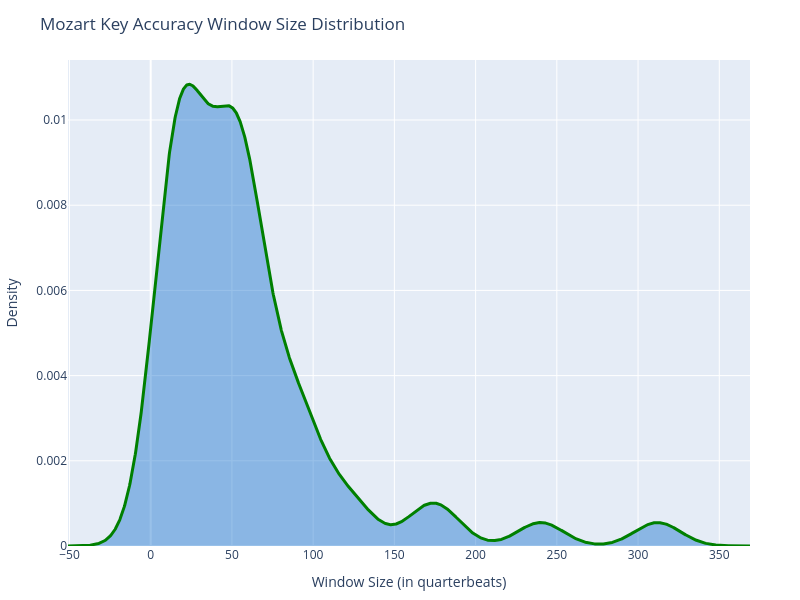

Notebook cell for this chart:
### Code cell
plot_kde_distribution(moz_wsn; title="Mozart Key Accuracy Window Size Distribution",
    xlabel="Window Size (in quarterbeats)",
    ylabel="Density",
    color="green",
    fill_alpha=0.4,
    line_width=3,
    size=(800,600)
    )

### Figure 1 — Plotly figure (JSON) as saved in the notebook; plotly's stock layout.template omitted (floating-point values rounded to 4 significant figures; data arrays with more than 128 entries replaced by an {"elided": "..."} marker saying what was removed)
{"data": [{"fill": "tozeroy", "fillcolor": "rgba(0,100,200,0.4)", "hovertemplate": "Value: %{x}<br>Density: %{y}<extra></extra>", "line": {"color": "green", "width": 3}, "mode": "lines", "name": "KDE", "type": "scatter", "x": {"elided": "2048 float values"}, "y": {"elided": "2048 float values"}}], "layout": {"height": 600, "margin": {"b": 50, "l": 50, "r": 50, "t": 60}, "showlegend": false, "title": "Mozart Key Accuracy Window Size Distribution", "width": 800, "xaxis": {"title": {"text": "Window Size (in quarterbeats)"}}, "yaxis": {"title": {"text": "Density"}}}}
